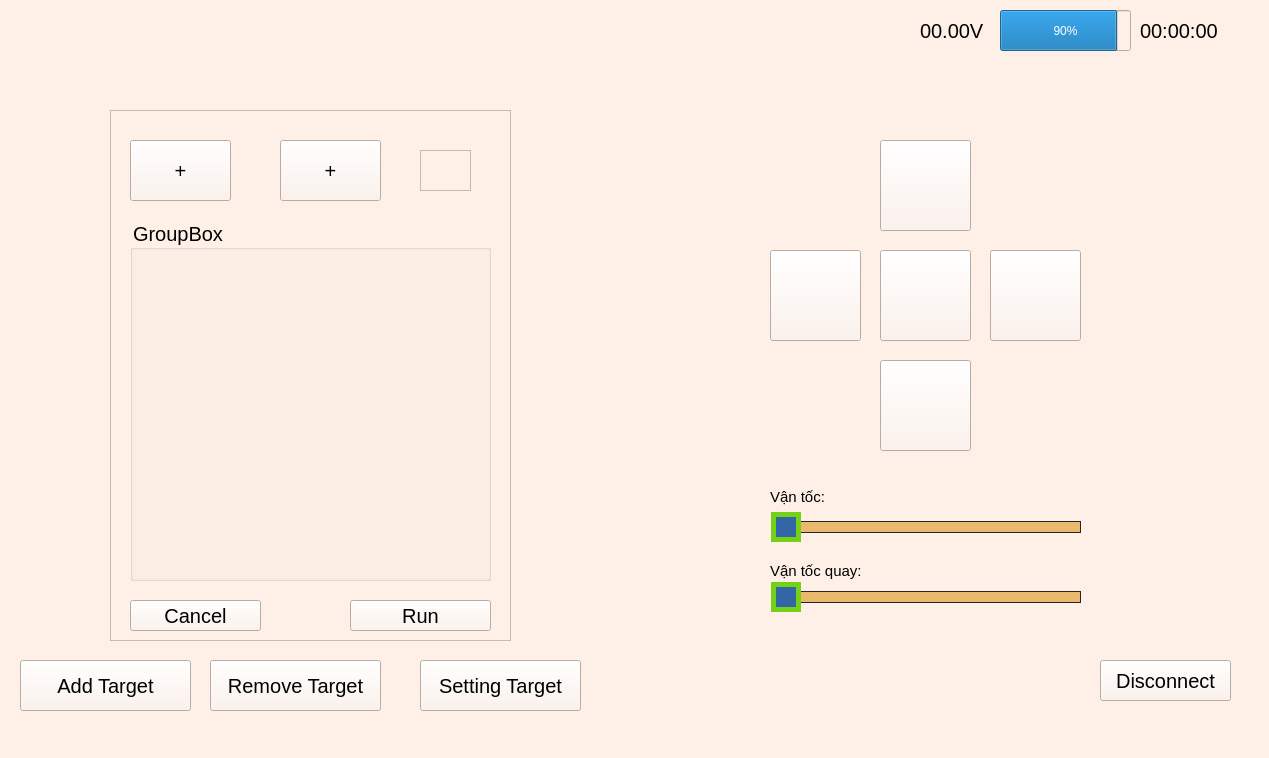
<?xml version="1.0" encoding="UTF-8"?>
<ui version="4.0">
 <class>RobotInterface</class>
 <widget class="QMainWindow" name="RobotInterface">
  <property name="geometry">
   <rect>
    <x>0</x>
    <y>0</y>
    <width>1269</width>
    <height>758</height>
   </rect>
  </property>
  <property name="windowTitle">
   <string>MainWindow</string>
  </property>
  <property name="styleSheet">
   <string notr="true">background-color: rgb(255, 240, 231);</string>
  </property>
  <widget class="QWidget" name="centralwidget">
   <property name="styleSheet">
    <string notr="true"/>
   </property>
   <widget class="QStackedWidget" name="stackedWidget">
    <property name="geometry">
     <rect>
      <x>530</x>
      <y>90</y>
      <width>701</width>
      <height>541</height>
     </rect>
    </property>
    <property name="currentIndex">
     <number>0</number>
    </property>
    <widget class="QWidget" name="page_5">
     <widget class="QPushButton" name="r_left">
      <property name="geometry">
       <rect>
        <x>460</x>
        <y>160</y>
        <width>91</width>
        <height>91</height>
       </rect>
      </property>
      <property name="text">
       <string/>
      </property>
      <property name="icon">
       <iconset resource="../resources.qrc">
        <normaloff>:/image/data/images/right_3.png</normaloff>:/image/data/images/right_3.png</iconset>
      </property>
      <property name="iconSize">
       <size>
        <width>85</width>
        <height>85</height>
       </size>
      </property>
     </widget>
     <widget class="QPushButton" name="r_right">
      <property name="geometry">
       <rect>
        <x>240</x>
        <y>160</y>
        <width>91</width>
        <height>91</height>
       </rect>
      </property>
      <property name="text">
       <string/>
      </property>
      <property name="icon">
       <iconset resource="../resources.qrc">
        <normaloff>:/image/data/images/left_3.png</normaloff>:/image/data/images/left_3.png</iconset>
      </property>
      <property name="iconSize">
       <size>
        <width>85</width>
        <height>85</height>
       </size>
      </property>
     </widget>
     <widget class="QPushButton" name="forward">
      <property name="geometry">
       <rect>
        <x>350</x>
        <y>50</y>
        <width>91</width>
        <height>91</height>
       </rect>
      </property>
      <property name="text">
       <string/>
      </property>
      <property name="icon">
       <iconset resource="../resources.qrc">
        <normaloff>:/image/data/images/up_3.png</normaloff>:/image/data/images/up_3.png</iconset>
      </property>
      <property name="iconSize">
       <size>
        <width>85</width>
        <height>85</height>
       </size>
      </property>
     </widget>
     <widget class="QPushButton" name="stop">
      <property name="geometry">
       <rect>
        <x>350</x>
        <y>160</y>
        <width>91</width>
        <height>91</height>
       </rect>
      </property>
      <property name="text">
       <string/>
      </property>
      <property name="icon">
       <iconset resource="../resources.qrc">
        <normaloff>:/image/data/images/stop_2.png</normaloff>:/image/data/images/stop_2.png</iconset>
      </property>
      <property name="iconSize">
       <size>
        <width>85</width>
        <height>85</height>
       </size>
      </property>
     </widget>
     <widget class="QPushButton" name="back">
      <property name="geometry">
       <rect>
        <x>350</x>
        <y>270</y>
        <width>91</width>
        <height>91</height>
       </rect>
      </property>
      <property name="text">
       <string/>
      </property>
      <property name="icon">
       <iconset resource="../resources.qrc">
        <normaloff>:/image/data/images/down_3.png</normaloff>:/image/data/images/down_3.png</iconset>
      </property>
      <property name="iconSize">
       <size>
        <width>85</width>
        <height>85</height>
       </size>
      </property>
     </widget>
     <widget class="QSlider" name="horizontalSlider_turn">
      <property name="geometry">
       <rect>
        <x>240</x>
        <y>490</y>
        <width>321</width>
        <height>35</height>
       </rect>
      </property>
      <property name="font">
       <font>
        <pointsize>11</pointsize>
       </font>
      </property>
      <property name="styleSheet">
       <string notr="true">.QSlider{
	color: rgb(136, 138, 133);
	min-height: 35px;
	max-height: 25px;
}

.QSlider::groove::horizontal{
	border: 1px solid #262626;
	background: rgb(233, 185, 110);
	height: 10px;
	margin: 0 10px;
}

.QSlider::handle::horizontal{
	background:  rgb(52, 101, 164);
	border: 5px solid rgb(115, 210, 22);;
	width: 20px;
	height: 20px;
	margin: -10px -10px;
}</string>
      </property>
      <property name="orientation">
       <enum>Qt::Horizontal</enum>
      </property>
     </widget>
     <widget class="QLabel" name="label_2">
      <property name="geometry">
       <rect>
        <x>240</x>
        <y>470</y>
        <width>101</width>
        <height>21</height>
       </rect>
      </property>
      <property name="font">
       <font>
        <pointsize>11</pointsize>
       </font>
      </property>
      <property name="text">
       <string>Vận tốc quay: </string>
      </property>
     </widget>
     <widget class="QSlider" name="horizontalSlider_linear">
      <property name="geometry">
       <rect>
        <x>240</x>
        <y>420</y>
        <width>321</width>
        <height>35</height>
       </rect>
      </property>
      <property name="font">
       <font>
        <pointsize>11</pointsize>
       </font>
      </property>
      <property name="styleSheet">
       <string notr="true">.QSlider{
	color: rgb(136, 138, 133);
	min-height: 35px;
	max-height: 25px;
}

.QSlider::groove::horizontal{
	border: 1px solid #262626;
	background: rgb(233, 185, 110);
	height: 10px;
	margin: 0 10px;
}

.QSlider::handle::horizontal{
	background:  rgb(52, 101, 164);
	border: 5px solid rgb(115, 210, 22);;
	width: 20px;
	height: 20px;
	margin: -10px -10px;
}</string>
      </property>
      <property name="orientation">
       <enum>Qt::Horizontal</enum>
      </property>
     </widget>
     <widget class="QLabel" name="liner_label">
      <property name="geometry">
       <rect>
        <x>300</x>
        <y>396</y>
        <width>67</width>
        <height>21</height>
       </rect>
      </property>
      <property name="font">
       <font>
        <pointsize>11</pointsize>
       </font>
      </property>
      <property name="text">
       <string/>
      </property>
     </widget>
     <widget class="QLabel" name="turner_label">
      <property name="geometry">
       <rect>
        <x>340</x>
        <y>470</y>
        <width>67</width>
        <height>20</height>
       </rect>
      </property>
      <property name="font">
       <font>
        <pointsize>11</pointsize>
       </font>
      </property>
      <property name="text">
       <string/>
      </property>
     </widget>
     <widget class="QLabel" name="label">
      <property name="geometry">
       <rect>
        <x>240</x>
        <y>396</y>
        <width>61</width>
        <height>21</height>
       </rect>
      </property>
      <property name="font">
       <font>
        <pointsize>11</pointsize>
       </font>
      </property>
      <property name="text">
       <string>Vận tốc:</string>
      </property>
     </widget>
    </widget>
    <widget class="QWidget" name="page_6"/>
   </widget>
   <widget class="QPushButton" name="disconnect_button">
    <property name="geometry">
     <rect>
      <x>1100</x>
      <y>660</y>
      <width>131</width>
      <height>41</height>
     </rect>
    </property>
    <property name="font">
     <font>
      <pointsize>15</pointsize>
     </font>
    </property>
    <property name="text">
     <string>Disconnect</string>
    </property>
   </widget>
   <widget class="QFrame" name="frame_5">
    <property name="geometry">
     <rect>
      <x>110</x>
      <y>110</y>
      <width>401</width>
      <height>531</height>
     </rect>
    </property>
    <property name="frameShape">
     <enum>QFrame::StyledPanel</enum>
    </property>
    <property name="frameShadow">
     <enum>QFrame::Raised</enum>
    </property>
    <widget class="QPushButton" name="slotTarget_2">
     <property name="geometry">
      <rect>
       <x>170</x>
       <y>30</y>
       <width>101</width>
       <height>61</height>
      </rect>
     </property>
     <property name="font">
      <font>
       <pointsize>15</pointsize>
      </font>
     </property>
     <property name="text">
      <string>+</string>
     </property>
    </widget>
    <widget class="QPushButton" name="slotTarget_3">
     <property name="geometry">
      <rect>
       <x>20</x>
       <y>30</y>
       <width>101</width>
       <height>61</height>
      </rect>
     </property>
     <property name="font">
      <font>
       <pointsize>15</pointsize>
      </font>
     </property>
     <property name="text">
      <string>+</string>
     </property>
    </widget>
    <widget class="QTextBrowser" name="loopTime">
     <property name="geometry">
      <rect>
       <x>310</x>
       <y>40</y>
       <width>51</width>
       <height>41</height>
      </rect>
     </property>
    </widget>
    <widget class="QGroupBox" name="groupBox">
     <property name="geometry">
      <rect>
       <x>20</x>
       <y>110</y>
       <width>361</width>
       <height>361</height>
      </rect>
     </property>
     <property name="font">
      <font>
       <pointsize>15</pointsize>
      </font>
     </property>
     <property name="styleSheet">
      <string notr="true"/>
     </property>
     <property name="title">
      <string>GroupBox</string>
     </property>
    </widget>
    <widget class="QPushButton" name="cancelWidget_btn">
     <property name="geometry">
      <rect>
       <x>20</x>
       <y>490</y>
       <width>131</width>
       <height>31</height>
      </rect>
     </property>
     <property name="font">
      <font>
       <pointsize>15</pointsize>
      </font>
     </property>
     <property name="text">
      <string>Cancel</string>
     </property>
    </widget>
    <widget class="QPushButton" name="run_btn">
     <property name="geometry">
      <rect>
       <x>240</x>
       <y>490</y>
       <width>141</width>
       <height>31</height>
      </rect>
     </property>
     <property name="font">
      <font>
       <pointsize>15</pointsize>
      </font>
     </property>
     <property name="text">
      <string>Run</string>
     </property>
    </widget>
   </widget>
   <widget class="QLabel" name="label_time">
    <property name="geometry">
     <rect>
      <x>1140</x>
      <y>10</y>
      <width>91</width>
      <height>41</height>
     </rect>
    </property>
    <property name="font">
     <font>
      <pointsize>15</pointsize>
     </font>
    </property>
    <property name="text">
     <string>00:00:00</string>
    </property>
   </widget>
   <widget class="QProgressBar" name="progressBar">
    <property name="geometry">
     <rect>
      <x>1000</x>
      <y>10</y>
      <width>131</width>
      <height>41</height>
     </rect>
    </property>
    <property name="sizePolicy">
     <sizepolicy hsizetype="Preferred" vsizetype="Preferred">
      <horstretch>0</horstretch>
      <verstretch>0</verstretch>
     </sizepolicy>
    </property>
    <property name="maximumSize">
     <size>
      <width>999999</width>
      <height>16777215</height>
     </size>
    </property>
    <property name="value">
     <number>90</number>
    </property>
   </widget>
   <widget class="QLabel" name="label_power">
    <property name="geometry">
     <rect>
      <x>920</x>
      <y>10</y>
      <width>71</width>
      <height>41</height>
     </rect>
    </property>
    <property name="sizePolicy">
     <sizepolicy hsizetype="Preferred" vsizetype="Preferred">
      <horstretch>100</horstretch>
      <verstretch>100</verstretch>
     </sizepolicy>
    </property>
    <property name="font">
     <font>
      <pointsize>15</pointsize>
     </font>
    </property>
    <property name="text">
     <string>00.00V</string>
    </property>
   </widget>
   <widget class="QLabel" name="robot_status">
    <property name="geometry">
     <rect>
      <x>880</x>
      <y>20</y>
      <width>21</width>
      <height>21</height>
     </rect>
    </property>
    <property name="font">
     <font>
      <pointsize>15</pointsize>
     </font>
    </property>
    <property name="styleSheet">
     <string notr="true">border-image: url(:/image/data/images/status/status_normal.png);</string>
    </property>
    <property name="text">
     <string/>
    </property>
   </widget>
   <widget class="QLabel" name="mission_status">
    <property name="geometry">
     <rect>
      <x>850</x>
      <y>20</y>
      <width>25</width>
      <height>28</height>
     </rect>
    </property>
    <property name="styleSheet">
     <string notr="true">border-image: url(:/image/data/images/robot_blue.png);</string>
    </property>
    <property name="text">
     <string/>
    </property>
   </widget>
   <widget class="QPushButton" name="addTarget_btn">
    <property name="geometry">
     <rect>
      <x>20</x>
      <y>660</y>
      <width>171</width>
      <height>51</height>
     </rect>
    </property>
    <property name="font">
     <font>
      <pointsize>15</pointsize>
     </font>
    </property>
    <property name="text">
     <string>Add Target</string>
    </property>
   </widget>
   <widget class="QPushButton" name="remove_btn">
    <property name="geometry">
     <rect>
      <x>210</x>
      <y>660</y>
      <width>171</width>
      <height>51</height>
     </rect>
    </property>
    <property name="font">
     <font>
      <pointsize>15</pointsize>
     </font>
    </property>
    <property name="text">
     <string>Remove Target</string>
    </property>
   </widget>
   <widget class="QPushButton" name="settingTarget_btn">
    <property name="geometry">
     <rect>
      <x>420</x>
      <y>660</y>
      <width>161</width>
      <height>51</height>
     </rect>
    </property>
    <property name="font">
     <font>
      <pointsize>15</pointsize>
     </font>
    </property>
    <property name="text">
     <string>Setting Target</string>
    </property>
   </widget>
  </widget>
  <widget class="QMenuBar" name="menubar">
   <property name="geometry">
    <rect>
     <x>0</x>
     <y>0</y>
     <width>1269</width>
     <height>22</height>
    </rect>
   </property>
  </widget>
  <widget class="QStatusBar" name="statusbar"/>
 </widget>
 <resources>
  <include location="../resources.qrc"/>
 </resources>
 <connections/>
</ui>
